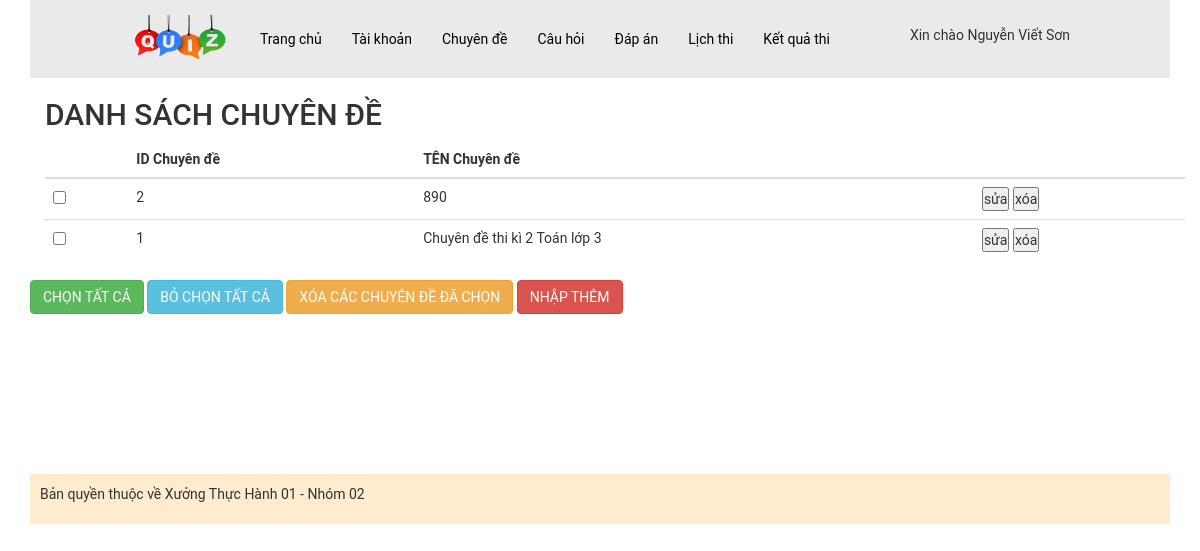
Screenshot of /WebThiTracNghiem/admin/index.php?act=dscd (signed in) with the database file from the repository.
### tables this page shows
CREATE TABLE `chuyende` (
  `id_cd` int NOT NULL,
  `name` varchar(255) NOT NULL COMMENT 'Tên chuyên đề'
);

### WebThiTracNghiem/model/pdo.php (called while the page is built, shortened)
<?php
function pdo_get_connection(){
    $servername = "localhost";
    $username = "root";
    $password = "";
    try {
        $conn = new PDO("mysql:host=$servername;dbname=xuongth01_02", $username, $password);
        $conn->setAttribute(PDO::ATTR_ERRMODE, PDO::ERRMODE_EXCEPTION);
        return $conn;
    } catch(PDOException $e) {
        echo "Connection failed: " . $e->getMessage();
    }
}
function pdo_query($sql){
    $sql_args=array_slice(func_get_args(),1);
    try{
        $conn=pdo_get_connection();
        $stmt=$conn->prepare($sql);
        $stmt->execute($sql_args);
        $rows=$stmt->fetchAll();
        return $rows;
    }
    catch(PDOException $e){
        throw $e;
    }
    finally{
        unset($conn);
    }
}
?>

### WebThiTracNghiem/model/chuyende.php (called while the page is built, shortened)
<?php
function loadall_chuyende(){
    $sql="select * from chuyende order by id_cd desc";
    $listchuyende=pdo_query($sql);
    return $listchuyende;
}
 ?>

### WebThiTracNghiem/admin/chuyende/list-chuyende.php (the view)
<body>
    <div class="container">
        <h2>DANH SÁCH CHUYÊN ĐỀ </h2>
        <table class="table">
            <thead>
                <tr>
                    <th></th>
                    <th>ID Chuyên đề </th>
                    <th>TÊN Chuyên đề </th>
                    <th></th>
                </tr>
            </thead>
            <tbody>
                <?php
                foreach($listchuyende as $chuyende){
                    extract($chuyende);
                    echo' <tr>
                    <td> <input type="checkbox" name="" id=""></td>
                    <td>'.$id_cd.'</td>
                    <td>'.$name.'</td>
                    <td><input type="button" value="sửa"> <input type="button" value="xóa"></td>
                </tr>';
                }
                 ?>
            </tbody>
        </table>
        <div class="row mb10">
            <button type="button" class="btn btn-success">CHỌN TẤT CẢ</button>
            <button type="button" class="btn btn-info">BỎ CHỌN TẤT CẢ</button>
            <button type="button" class="btn btn-warning">XÓA CÁC CHUYÊN ĐỀ ĐÃ CHỌN</button>
            <a href="?act=add-chuyende"><button type="button" class="btn btn-danger">NHẬP THÊM</button></a>
        </div>
    </div>
</body>
</html>

### WebThiTracNghiem/assets/css/style.css (style rules this page uses)
.container { margin: 0px auto; padding: 0px; }
* { padding: 0px; margin: 0px; font-family: roboto; }
.mb10 { margin-bottom: 10px; }
.row { float: left; width: 100%; }

### rows the page displays
chuyende: id_cd "2", name "890"
chuyende: id_cd "1", name "Chuyên đề thi kì 2 Toán lớp 3"

### other values shown
$_SESSION['user']['fullname'] "Nguyễn Viết Sơn"
